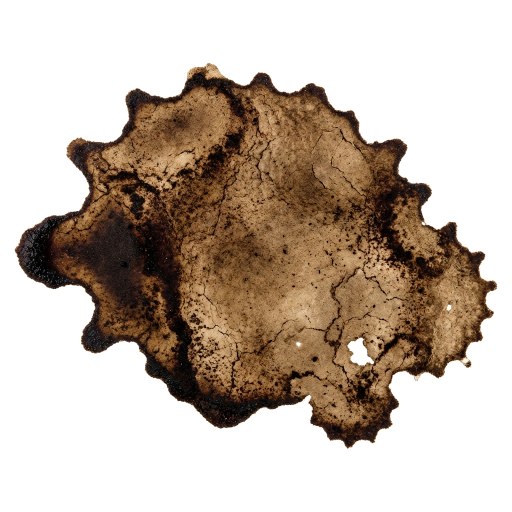
#> input picture images/stain_blob.png, 1024 x 1024 px (shown at 1/2 size); its folder holds only this picture in this run
$ python make_transparent.py
#> lines starting #> are read from the running program, lines starting #| are printed output that depends on the picture
from PIL import Image, ImageDraw, ImageFilter
import os
import glob
import math

def apply_aggressive_transparency(image_path):
#> called with image_path = 'images/stain_blob.png'
    try:
        img = Image.open(image_path).convert("RGBA")
#> img is the input picture: PIL image 1024x1024 RGBA; mean R, G, B, A 194, 180.1, 167.7, 109.5
        width, height = img.size
#> width = 1024; height = 1024

        # 1. LUMINANCE TRANSPARENCY (Strict)
        datas = img.getdata()
        new_data = []
        for item in datas:
            r, g, b, a = item
            brightness = (r + g + b) / 3

            # STRICTER THRESHOLD: Any light grey/white becomes transparent
            if brightness > 210: # More aggressive cutoff (was 230)
                new_alpha = 0
            else:
                # Steep curve for opacity
                new_alpha = int((255 - brightness) * 2.0)
                new_alpha = min(new_alpha, 255)

            new_data.append((r, g, b, new_alpha))
#> after the loop, new_data = 1048576 items

        img.putdata(new_data)

        # 2. VIGNETTE MASK (Aggressive)
        mask = Image.new("L", (width, height), 0)
#> mask: PIL image 1024x1024 L; every value is 0
        draw = ImageDraw.Draw(mask)

        # 15% Margin to cut off corners definitively
        margin_x = width * 0.15
#> margin_x = 153.6
        margin_y = height * 0.15
#> margin_y = 153.6

        # Draw white oval in center (visible area)
        draw.ellipse((margin_x, margin_y, width - margin_x, height - margin_y), fill=255)

        # Heavy blur to smooth the transition
        mask = mask.filter(ImageFilter.GaussianBlur(radius=30))
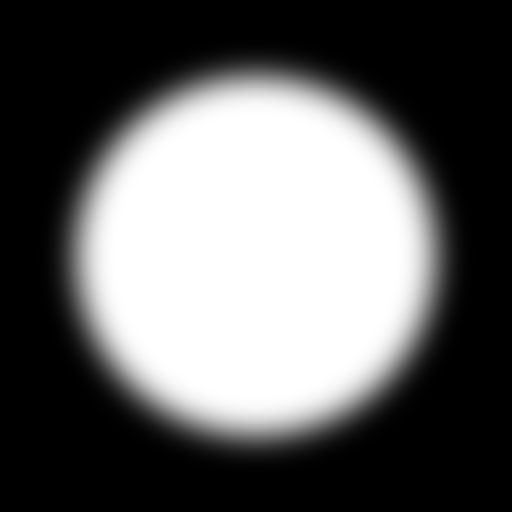
#> mask: PIL image 1024x1024 L (shown at 1/2 size); min 0, max 255, mean 98.4

        # Apply mask
        final_data = []
        current_data = img.getdata()
        mask_data = mask.getdata()

        for i, pixel in enumerate(current_data):
            r, g, b, a = pixel
            mask_val = mask_data[i] / 255.0

            final_alpha = int(a * mask_val)
            final_data.append((r, g, b, final_alpha))

        img.putdata(final_data)
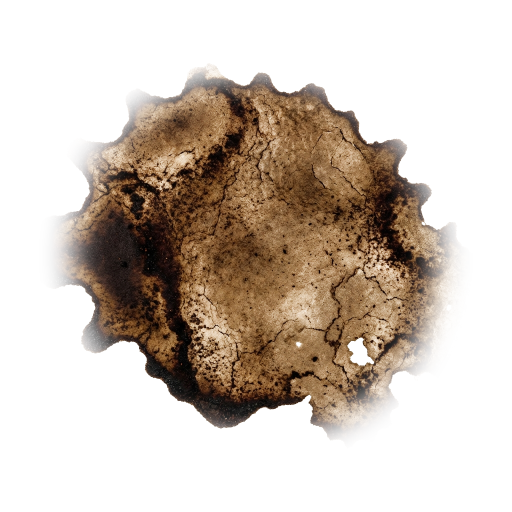
#> img: PIL image 1024x1024 RGBA (shown at 1/2 size); mean R, G, B, A 194, 180.1, 167.7, 87.2; transparent parts drawn white
        img.save(image_path, "PNG")
        print(f"Processed (Aggressive): {image_path}")

    except Exception as e:
        print(f"Failed {image_path}: {e}")

# Target directory
target_dir = "/home/meow/Documents/Antigravity/CREAFcoffee/images"
files = glob.glob(os.path.join(target_dir, "*.png"))

for f in files:
    apply_aggressive_transparency(f)

$ run again, on images/stain_individual_1.png
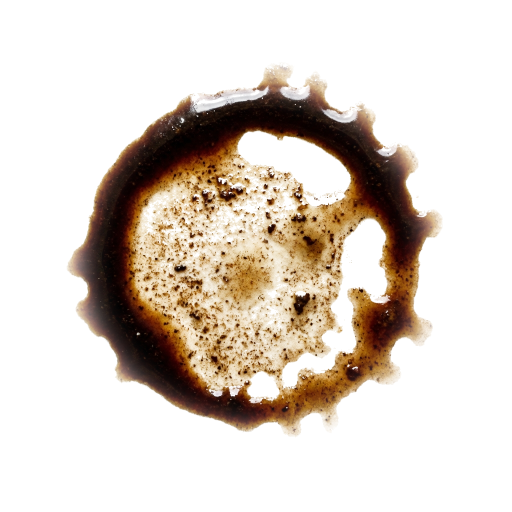
#> input picture images/stain_individual_1.png, 1024 x 1024 px (shown at 1/2 size)
#> in apply_aggressive_transparency, img is the input picture: PIL image 1024x1024 RGBA; mean R, G, B, A 215.2, 203.2, 190.6, 66.2
#> after the loop in apply_aggressive_transparency, `for item in datas:`: new_data = 1048576 items
#> in apply_aggressive_transparency, `img.putdata(new_data)`:
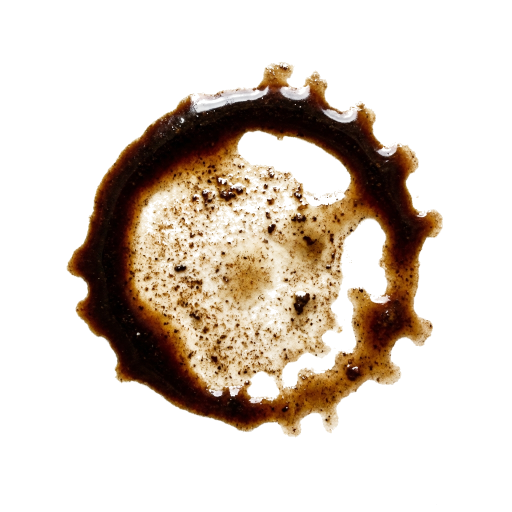
#> img: PIL image 1024x1024 RGBA (shown at 1/2 size); mean R, G, B, A 215.2, 203.2, 190.6, 70.8; transparent parts drawn white

$ run again, on images/stain_cup_ring_clean.png
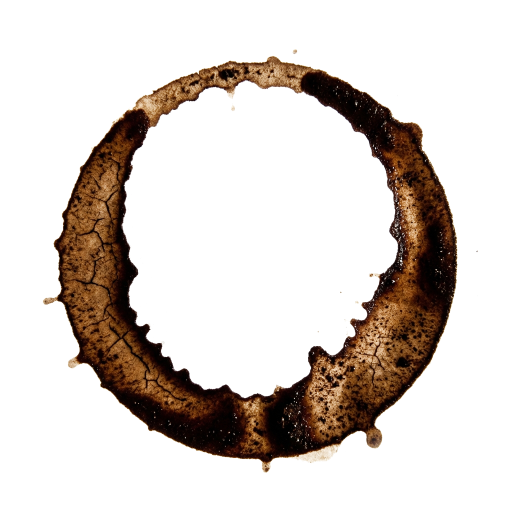
#> input picture images/stain_cup_ring_clean.png, 1024 x 1024 px (shown at 1/2 size)
#> in apply_aggressive_transparency, img is the input picture: PIL image 1024x1024 RGBA; mean R, G, B, A 210.8, 202.7, 196.9, 57.9
#> the loop in apply_aggressive_transparency, `for item in datas:` made 1048576 passes
#> (item, r, g, b, brightness) on passes 1 to 8: ((245, 245, 245, 0), 245, 245, 245, 245), ((249, 249, 249, 0), 249, 249, 249, 249), ((248, 250, 249, 0), 248, 250, 249, 249), ((247, 249, 248, 0), 247, 249, 248, 248), ((249, 251, 250, 0), 249, 251, 250, 250), ((250, 252, 251, 0), 250, 252, 251, 251), ((247, 245, 246, 0), 247, 245, 246, 246), ((249, 247, 248, 0), 249, 247, 248, 248)
#> after the loop in apply_aggressive_transparency, `for item in datas:`: new_data = 1048576 items
#> the loop in apply_aggressive_transparency, `for i, pixel in enumerate(current_data):` made 1048576 passes
#> pixel on passes 17 to 19: (247, 247, 247, 0), (247, 249, 248, 0), (249, 249, 249, 0)
#> in apply_aggressive_transparency, `img.putdata(final_data)`:
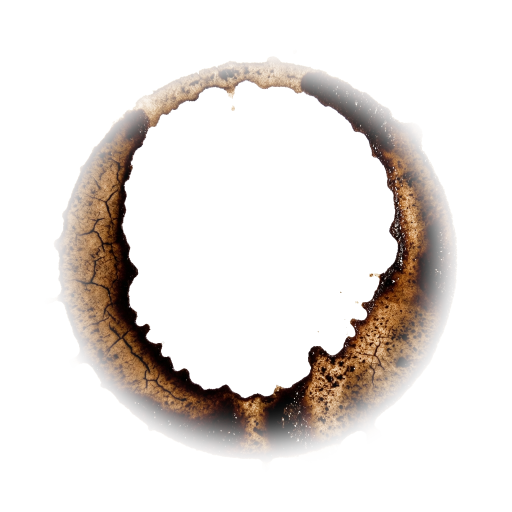
#> img: PIL image 1024x1024 RGBA (shown at 1/2 size); mean R, G, B, A 210.8, 202.7, 196.9, 34.4; transparent parts drawn white
